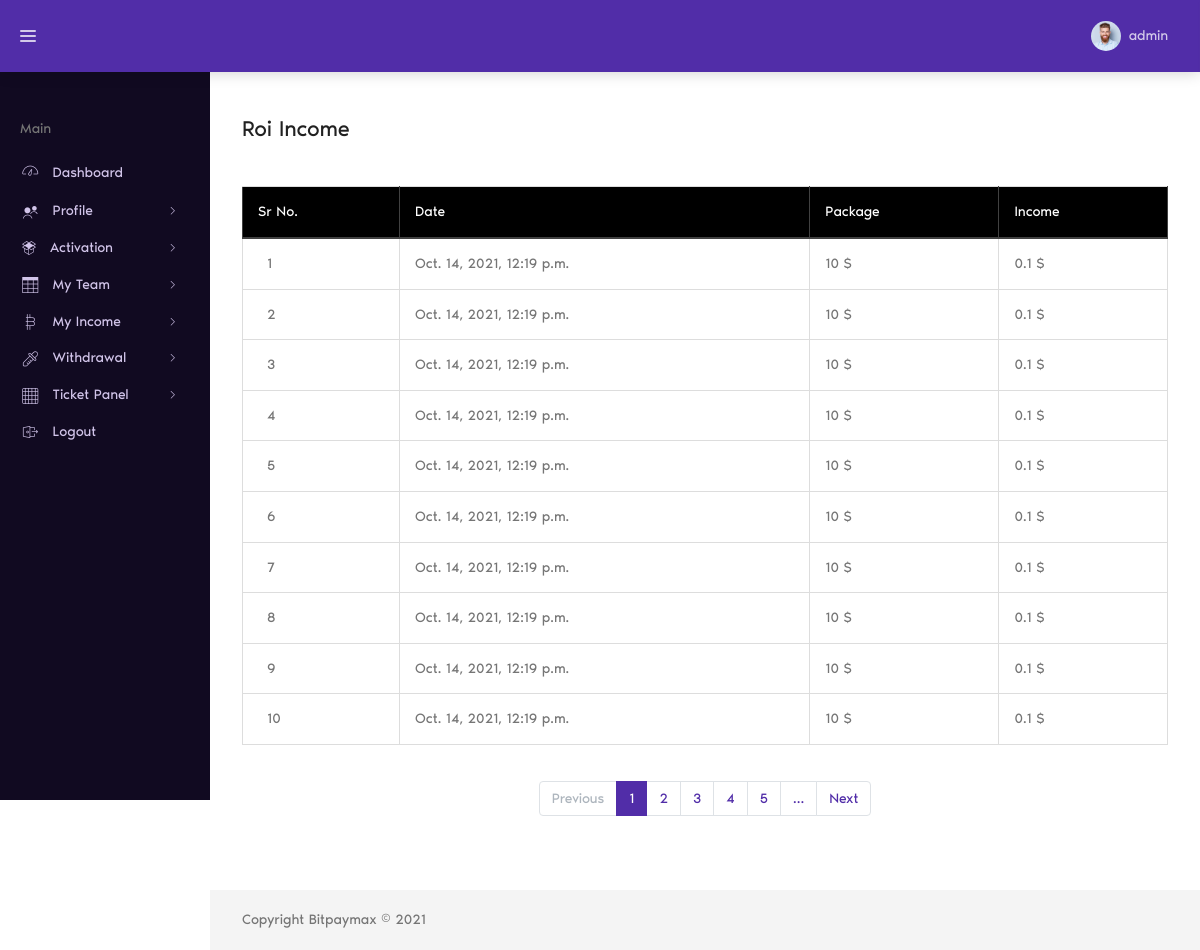
Screenshot of /profile/roi-income/ (signed in) with the database file from the repository.
### account/models.py (models this page shows, shortened)
class Account(AbstractBaseUser):
	email 					= models.EmailField(verbose_name="email", max_length=60, unique=False,blank=True,null=True)
	username 				= models.CharField(max_length=30, unique=True)
	date_joined				= models.DateTimeField(verbose_name='date joined', auto_now_add=True)
	date_active				= models.DateTimeField(verbose_name='date active',null=True,blank=True)
	last_login				= models.DateTimeField(verbose_name='last login', auto_now=True)
	is_admin				= models.BooleanField(default=False)
	is_active				= models.BooleanField(default=True)
	is_active1              = models.BooleanField(default=False)
	is_staff				= models.BooleanField(default=False)
	is_superuser			= models.BooleanField(default=False)
	total_level_income      = models.FloatField(default=0)
	withdrawal_amount       = models.FloatField(default=0)
	total_roi_income        = models.FloatField(default=0)
	activation_amount       = models.FloatField(default=0)
	available_amount		= models.FloatField(default=0)
	first_name				= models.CharField(max_length=30, unique=False,blank=True,null=True)
	last_name				= models.CharField(max_length=30, unique=False,blank=True,null=True)
	sponsor  				= models.ForeignKey('self',on_delete=models.SET_NULL,blank=True,null=True)
	txn_password            = models.CharField(max_length=30,null=False)
	phon_no                 = models.CharField(max_length=12,blank=True,null=True)
	address                 = models.CharField(max_length=200,blank=True,null=True)
	dob				        = models.DateTimeField(verbose_name='date of birth', null=True, blank=True)
	state					= models.CharField(max_length=100,blank=True,null=True)
	city 					= models.CharField(max_length=50,blank=True,null=True)
	zip_code				= models.CharField(max_length=6,blank=True,null=True)
	profile_pic 			= models.ImageField(default="default.jpg", upload_to="profile_pics",null=True,blank=True)
	password1               = models.CharField(max_length=30,null=True,blank=True)
	packages                = models.ManyToManyField(Package)
	supper_packages         = models.ManyToManyField(Package, related_name="super_pack")
	total_income            = models.PositiveIntegerField(default=0)
	is_able_for_income      = models.BooleanField(default=False)
	USERNAME_FIELD = 'username'
	REQUIRED_FIELDS = ['email']
	objects = MyAccountManager()

### profile_app/models.py (models this page shows, shortened)
class Roiincome(models.Model):
    user  = models.ForeignKey("account.Account", on_delete=models.CASCADE)
    package = models.ForeignKey(Package, on_delete=models.CASCADE)
    createdOn = models.DateTimeField(auto_now_add=True)
    income = models.FloatField(default=0)
    def __str__(self):
        return self.user.username + ' ' + str(self.package.amount)

class Package(models.Model):
    amount = models.PositiveIntegerField(default=0)
    days = models.PositiveIntegerField(default=0)
    max_profit = models.PositiveIntegerField(default=0)
    is_active = models.BooleanField(default=True)

### profile_app/views.py (the view)
# urls.py: path('roi-income/', views.roiIncome, name="roiincome"),
def roiIncome(request):
    user = request.user
    directUsers = Roiincome.objects.filter(user = user).order_by('-createdOn')
    print(directUsers)
    page = request.GET.get('page', 1)
    paginator = Paginator(directUsers, 10)
    try:
        users = paginator.page(page)
    except PageNotAnInteger:
        users = paginator.page(1)
    except EmptyPage:
        users = paginator.page(paginator.num_pages)
    d = {
        'users':users,
        }
    return render(request,'roiincome.html',d)

### profile_app/templates/roiincome.html (shortened to what this page needs)
{% extends "base.html" %}
{% load static %}
{% block content %}
<div class="dt-content-wrapper">
    <div class="dt-content">
        <div class="dt-page__header">
            <h1 class="dt-page__title">Roi Income</h1>
        </div>
        <div class="table-responsive">
            <table id="example" style="width:100%" class="table table-bordered">
                <thead class="thead-dark">
                    <tr>
                        <th>Sr No.</th>
                        <th>Date</th>
                        <th>Package</th>
                        <th>Income</th>
                    </tr>
                </thead>
                <tbody>
                    {% for user in users %}
                    <tr>
                        <td>{{ forloop.counter }}</td>
                        <td>{{ user.createdOn }}</td>
                        <td>{{ user.package.amount }} $</td>
                        <td>{{ user.income }} $</td>
                    </tr>
                    {% endfor %}
                </tbody>
            </table><br>
            <center>
            <nav aria-label="Page navigation example">
                <ul class="pagination justify-content-center">
                    {% if users.has_previous %}
                    <li class="page-item">
                        <a class="page-link" href="?page={{ users.previous_page_number }}">Previous</a>
                    </li>
                    {% else %}
                    <li class="page-item disabled">
                        <a class="page-link" href="#" tabindex="-1" aria-disabled="true">Previous</a>
                    </li>
                    {% endif %}
                    {% for i in users.paginator.page_range %}
                    {% if users.number == i %}
                    <li class="page-item active" aria-current="page">
                        <span class="page-link">
                            {{ i }}
                        </span>
                    </li>
                    {% elif i > users.number|add:'-5' and i < users.number|add:'5' %} <li class="page-item"><a
                            class="page-link" href="?page={{ i }}">{{ i }}</a></li>
                        {% endif %}
                        {% endfor %}
                        {% if users.paginator.num_pages > users.number|add:'4' %}
                        <li class="page-item"><a class="page-link" href="?page={{ users.number|add:'5' }}">&hellip;</a>
                        </li>
                        {% endif %}
                        {% if users.has_next %}
                        <li class="page-item">
                            <a class="page-link" href="?page={{ users.next_page_number }}">Next</a>
                        </li>
                        {% else %}
                        <li class="page-item disabled">
                            <a class="page-link" href="#" tabindex="-1" aria-disabled="true">Next</a>
                        </li>
                        {% endif %}
                </ul>
            </nav></center><br>
        </div>
    </div>
    <footer class="dt-footer">
        Copyright Bitpaymax © 2021
    </footer>
</div>
{% endblock content %}

### profile_app/templates/base.html (shortened to what this page needs)
{% load static %}
<!DOCTYPE html>
<html lang="en">
<head>
    <link href="https://cdn.jsdelivr.net/npm/bootstrap@5.1.1/dist/css/bootstrap.min.css" rel="stylesheet"
>
    <link rel="stylesheet" href="{% static 'assets/fonts/noir-pro/styles.css' %}">
    <link rel="stylesheet" href="{% static 'plugins/flag-icon-css/css/flag-icon.min.css' %}">
    <link rel="stylesheet" href="{% static 'assets/vendor/gaxon-icon/styles.css' %}">
    <link rel="stylesheet" href="{% static 'plugins/perfect-scrollbar/css/perfect-scrollbar.css' %}">
    <link rel="stylesheet" type="text/css" href="{% static 'plugins/chartist/css/chartist.min.css' %}" media="all" />
    <link rel="stylesheet" type="text/css" href="{% static 'assets/css/default/theme-dark.min.css' %}">
</head>
<body class="dt-layout--default dt-sidebar--fixed dt-header--fixed">
    <div class="dt-root">
        <div class="dt-root__inner">
            <header class="dt-header">
                <div class="dt-header__container">
                    <div class="dt-brand">
                        <div class="dt-brand__tool" data-toggle="main-sidebar">
                            <div class="hamburger-inner"></div>
                        </div>
                    </div>
                    <div class="dt-header__toolbar">
                        <div class="dt-nav-wrapper">
                            <ul class="dt-nav">
                                <li class="dt-nav__item dropdown">
                                    <a href="#" class="dt-nav__link dropdown-toggle no-arrow dt-avatar-wrapper"
                                        data-toggle="dropdown" aria-haspopup="true" aria-expanded="false">
                                        <img class="dt-avatar size-30"
                                            src="{% static 'assets/images/user-avatar/domnic-harris.jpg' %}"
                                            alt="Domnic Harris">
                                        <span class="dt-avatar-info d-none d-sm-block">
                                            <span class="dt-avatar-name">{{ user.username }}</span>
                                        </span> </a>
                                </li>
                            </ul>
                        </div>
                    </div>
                </div>
            </header>
            <main class="dt-main">
                <aside id="main-sidebar" class="dt-sidebar">
                    <div class="dt-sidebar__container">
                        <ul class="dt-side-nav">
                            <li class="dt-side-nav__item dt-side-nav__header">
                                <span class="dt-side-nav__text">main</span>
                            </li>
                            <li class="dt-side-nav__item">
                                <a href="{% url 'profile' %}" class="dt-side-nav__link">
                                    <i class="icon-lgicon icon-dashboard icon-fw icon-lg"></i>
                                    <span class="dt-side-nav__text">Dashboard</span>
                                </a>
                            </li>
                            <li class="dt-side-nav__item">
                                <a href="javascript:void(0)" class="dt-side-nav__link dt-side-nav__arrow"
                                    title="Widgets">
                                    <i class="icon icon-contacts-app icon-fw icon-lg"></i>
                                    <span class="dt-side-nav__text">Profile</span>
                                </a>
                            </li>
                            <li class="dt-side-nav__item">
                                <a href="javascript:void(0)" class="dt-side-nav__link dt-side-nav__arrow">
                                    <i class="icon icon-metrics icon-fw"></i>
                                    <span class="dt-side-nav__text">Activation</span>
                                </a>
                            </li>
                            <li class="dt-side-nav__item">
                                <a href="javascript:void(0)" class="dt-side-nav__link dt-side-nav__arrow">
                                    <i class="icon icon-tables icon-fw icon-lg"></i>
                                    <span class="dt-side-nav__text">My Team</span>
                                </a>
                            </li>
                            <li class="dt-side-nav__item">
                                <a href="javascript:void(0)" class="dt-side-nav__link dt-side-nav__arrow">
                                    <i class="icon icon-crypto icon-fw icon-lg"></i>
                                    <span class="dt-side-nav__text">My Income</span>
                                </a>
                            </li>
                            {% if user.is_superuser %}
                            <li class="dt-side-nav__item">
                                <a href="javascript:void(0)" class="dt-side-nav__link dt-side-nav__arrow">
                                    <i class="icon icon-pickers icon-fw icon-lg"></i>
                                    <span class="dt-side-nav__text">Withdrawal</span>
                                </a>
                            </li>
                            {% endif%}
                            <li class="dt-side-nav__item">
                                <a href="javascript:void(0)" class="dt-side-nav__link dt-side-nav__arrow">
                                    <i class="icon icon-grid icon-fw icon-lg"></i>
                                    <span class="dt-side-nav__text">Ticket Panel</span>
                                </a>
                            </li>
                            <li class="dt-side-nav__item">
                                <a href="{% url 'logout' %}?next={% url 'index' %}" class="dt-side-nav__link" title="Layouts">
                                    <i class="icon icon-login-page icon-fw icon-lg"></i>
                                    <span class="dt-side-nav__text">Logout</span>
                                </a>
                            </li>
                        </ul>
                    </div>
                </aside>
                {% block content %}
                {% endblock content %}
            </main>
        </div>
    </div>
</body>
</html>

### rows the page displays
Account: username "admin"
Roiincome: createdOn "Oct. 14, 2021, 12:19 p.m.", package.amount "10", income "0.1"
Roiincome: createdOn "Oct. 14, 2021, 12:19 p.m.", package.amount "10", income "0.1"
Roiincome: createdOn "Oct. 14, 2021, 12:19 p.m.", package.amount "10", income "0.1"
Roiincome: createdOn "Oct. 14, 2021, 12:19 p.m.", package.amount "10", income "0.1"
Roiincome: createdOn "Oct. 14, 2021, 12:19 p.m.", package.amount "10", income "0.1"
Roiincome: createdOn "Oct. 14, 2021, 12:19 p.m.", package.amount "10", income "0.1"
Roiincome: createdOn "Oct. 14, 2021, 12:19 p.m.", package.amount "10", income "0.1"
Roiincome: createdOn "Oct. 14, 2021, 12:19 p.m.", package.amount "10", income "0.1"
Roiincome: createdOn "Oct. 14, 2021, 12:19 p.m.", package.amount "10", income "0.1"
Roiincome: createdOn "Oct. 14, 2021, 12:19 p.m.", package.amount "10", income "0.1"

### other values shown
{{ i }} "1"
{{ i }} "2" "3" "4" "5"
